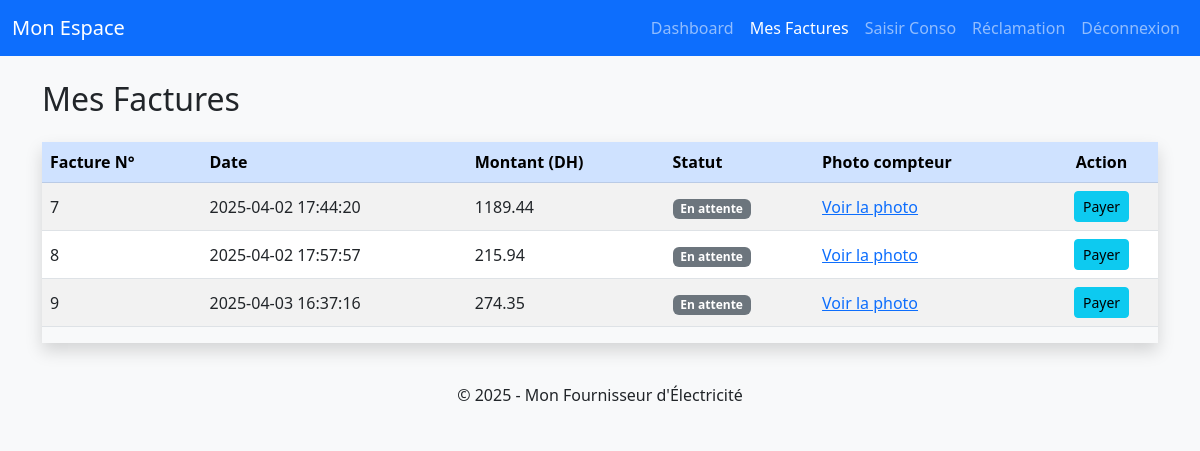
/traitement/factureTraitement.php?action=list (signed in), run on the app's committed database.
### tables this page shows
CREATE TABLE Facture (
        id INTEGER PRIMARY KEY AUTOINCREMENT,
        client_id INTEGER NOT NULL,
        montant REAL NOT NULL,
        date_emission TEXT NOT NULL,
        statut TEXT NOT NULL DEFAULT 'impayée', consumption_id INTEGER, kwh_consumed INTEGER,
        FOREIGN KEY (client_id) REFERENCES Client(id)
    );

### BD/Facture.php (called while the page is built, shortened)
<?php
class Facture {
    private $pdo;
    public function __construct($pdo) {
        $this->pdo = $pdo;
    }
    public function getFacturesByClient($clientId) {
        $sql = "SELECT * FROM Facture WHERE client_id = ?";
        $stmt = $this->pdo->prepare($sql);
        $stmt->execute([$clientId]);
        return $stmt->fetchAll(PDO::FETCH_ASSOC);
    }
}
?>

### IHM/factures/list.php (the view, shortened to what this page needs)
<!DOCTYPE html>
<html lang="fr">
<head>
  <link href="https://cdn.jsdelivr.net/npm/bootstrap@5.3.0/dist/css/bootstrap.min.css" rel="stylesheet">
</head>
<body class="bg-light">
<nav class="navbar navbar-expand-lg navbar-dark bg-primary">
  <div class="container-fluid">
    <a class="navbar-brand" href="#">Mon Espace</a>
    <div class="collapse navbar-collapse" id="clientNavbar">
      <ul class="navbar-nav ms-auto mb-2 mb-lg-0">
        <li class="nav-item"><a class="nav-link" href="../client/client_dashboard.php">Dashboard</a></li>
        <li class="nav-item"><a class="nav-link active" href="list.php">Mes Factures</a></li>
        <li class="nav-item"><a class="nav-link" href="../client/client_new_consumption.php">Saisir Conso</a></li>
        <li class="nav-item"><a class="nav-link" href="../client/client_complaint.php">Réclamation</a></li>
        <li class="nav-item"><a class="nav-link" href="../../traitement/clientTraitement.php?action=logout">Déconnexion</a></li>
      </ul>
    </div>
  </div>
</nav>
<div class="container my-4">
  <h2 class="mb-4">Mes Factures</h2>
  <div class="table-responsive shadow">
    <table class="table table-striped table-hover align-middle">
      <thead class="table-primary">
        <tr>
          <th>Facture N°</th>
          <th>Date</th>
          <th>Montant (DH)</th>
          <th>Statut</th>
          <th>Photo compteur</th>
          <th class="text-center">Action</th>
        </tr>
      </thead>
      <tbody>
        <?php if (!empty($factures)): ?>
          <?php foreach ($factures as $facture): ?>
          <tr>
            <td><?php echo $facture['id']; ?></td>
            <td><?php echo $facture['date_emission']; ?></td>
            <td><?php echo $facture['montant']; ?></td>
            <td>
              <?php if (strtolower($facture['statut']) === 'payée'): ?>
                <span class="badge bg-success">Payée</span>
              <?php else: ?>
                <span class="badge bg-secondary">En attente</span>
              <?php endif; ?>
            </td>
            <td>
              <a href="#" class="text-decoration-underline" data-bs-toggle="modal" data-bs-target="#photoModal<?php echo $facture['id']; ?>">
                Voir la photo
              </a>
            </td>
            <td class="text-center">
              <form action="../../traitement/factureTraitement.php?action=pay" method="POST" style="display:inline;">
                <button type="submit" class="btn btn-sm btn-info">Payer</button>
              </form>
            </td>
          </tr>
          <?php endforeach; ?>
        <?php else: ?>
          <tr><td colspan="6">Aucune facture trouvée</td></tr>
        <?php endif; ?>
      </tbody>
    </table>
  </div>
</div>
<footer class="bg-light text-center py-3">
  <span>&copy; 2025 - Mon Fournisseur d'Électricité</span>
</footer>
</body>
</html>

### data on the page
facture: id "7", date_emission "2025-04-02 17:44:20", montant "1189.44", statut "En attente"
facture: id "8", date_emission "2025-04-02 17:57:57", montant "215.94", statut "En attente"
facture: id "9", date_emission "2025-04-03 16:37:16", montant "274.35", statut "En attente"
